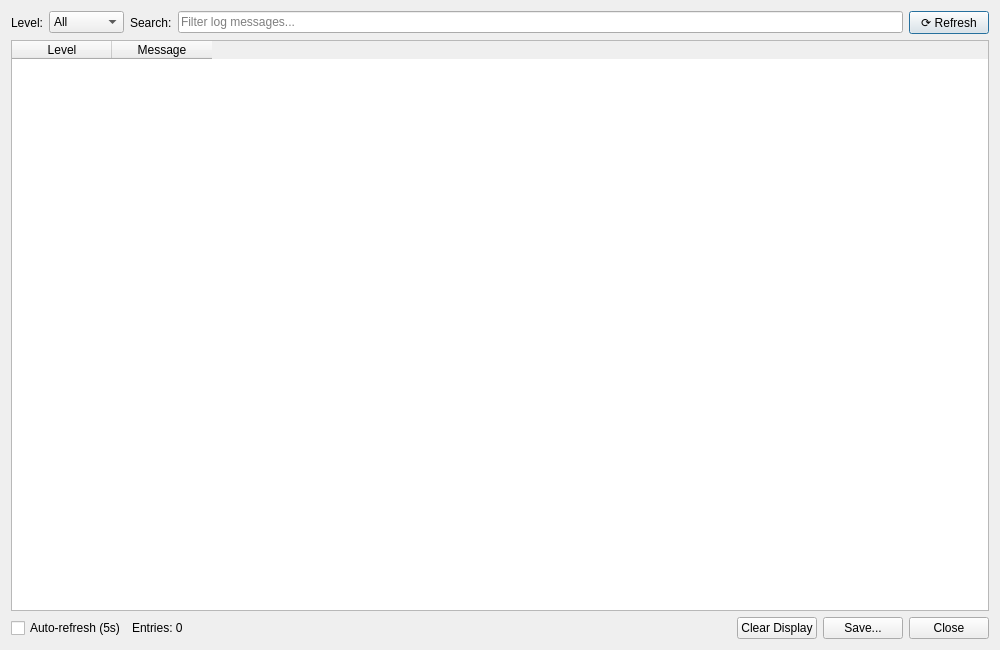
<?xml version="1.0" encoding="UTF-8"?>
<ui version="4.0">
 <class>CDlgLogViewer</class>
 <widget class="QDialog" name="CDlgLogViewer">
  <property name="geometry">
   <rect>
    <x>0</x>
    <y>0</y>
    <width>1000</width>
    <height>650</height>
   </rect>
  </property>
  <property name="windowTitle">
   <string>Application Log Viewer</string>
  </property>
  <layout class="QVBoxLayout" name="verticalLayout" stretch="0,1,0">
   <property name="spacing">
    <number>6</number>
   </property>
   <property name="contentsMargins">
    <number>8</number>
    <number>8</number>
    <number>8</number>
    <number>8</number>
   </property>

   <!-- Top filter bar -->
   <item>
    <layout class="QHBoxLayout" name="filterLayout">
     <item>
      <widget class="QLabel" name="labelLevel">
       <property name="text">
        <string>Level:</string>
       </property>
      </widget>
     </item>
     <item>
      <widget class="QComboBox" name="comboLevel">
       <item>
        <property name="text">
         <string>All</string>
        </property>
       </item>
       <item>
        <property name="text">
         <string>Trace</string>
        </property>
       </item>
       <item>
        <property name="text">
         <string>Debug</string>
        </property>
       </item>
       <item>
        <property name="text">
         <string>Info</string>
        </property>
       </item>
       <item>
        <property name="text">
         <string>Warning</string>
        </property>
       </item>
       <item>
        <property name="text">
         <string>Error</string>
        </property>
       </item>
       <item>
        <property name="text">
         <string>Critical</string>
        </property>
       </item>
      </widget>
     </item>
     <item>
      <widget class="QLabel" name="labelSearch">
       <property name="text">
        <string>Search:</string>
       </property>
      </widget>
     </item>
     <item>
      <widget class="QLineEdit" name="editSearch">
       <property name="placeholderText">
        <string>Filter log messages...</string>
       </property>
       <property name="clearButtonEnabled">
        <bool>true</bool>
       </property>
       <property name="sizePolicy">
        <sizepolicy hsizetype="Expanding" vsizetype="Fixed">
         <horstretch>1</horstretch>
         <verstretch>0</verstretch>
        </sizepolicy>
       </property>
      </widget>
     </item>
     <item>
      <widget class="QPushButton" name="btnRefresh">
       <property name="text">
        <string>⟳ Refresh</string>
       </property>
       <property name="toolTip">
        <string>Reload the log file</string>
       </property>
      </widget>
     </item>
    </layout>
   </item>

   <!-- Log table -->
   <item>
    <widget class="QTableWidget" name="tableLog">
     <property name="alternatingRowColors">
      <bool>false</bool>
     </property>
     <property name="selectionBehavior">
      <enum>QAbstractItemView::SelectRows</enum>
     </property>
     <property name="selectionMode">
      <enum>QAbstractItemView::ExtendedSelection</enum>
     </property>
     <property name="showGrid">
      <bool>true</bool>
     </property>
     <property name="editTriggers">
      <set>QAbstractItemView::NoEditTriggers</set>
     </property>
     <property name="wordWrap">
      <bool>true</bool>
     </property>
     <column>
      <property name="text">
       <string>Level</string>
      </property>
     </column>
     <column>
      <property name="text">
       <string>Message</string>
      </property>
     </column>
    </widget>
   </item>

   <!-- Bottom button bar -->
   <item>
    <layout class="QHBoxLayout" name="bottomLayout">
     <item>
      <widget class="QCheckBox" name="chkAutoRefresh">
       <property name="text">
        <string>Auto-refresh (5s)</string>
       </property>
       <property name="checked">
        <bool>false</bool>
       </property>
      </widget>
     </item>
     <item>
      <widget class="QLabel" name="labelEntries">
       <property name="text">
        <string>Entries: 0</string>
       </property>
      </widget>
     </item>
     <item>
      <spacer name="horizontalSpacer">
       <property name="orientation">
        <enum>Qt::Horizontal</enum>
       </property>
       <property name="sizeHint" stdset="0">
        <size>
         <width>40</width>
         <height>20</height>
        </size>
       </property>
      </spacer>
     </item>
     <item>
      <widget class="QPushButton" name="btnClear">
       <property name="text">
        <string>Clear Display</string>
       </property>
       <property name="toolTip">
        <string>Clear the displayed log (does not delete the log file)</string>
       </property>
      </widget>
     </item>
     <item>
      <widget class="QPushButton" name="btnSave">
       <property name="text">
        <string>Save...</string>
       </property>
       <property name="toolTip">
        <string>Save visible entries to a text file</string>
       </property>
      </widget>
     </item>
     <item>
      <widget class="QPushButton" name="btnClose">
       <property name="text">
        <string>Close</string>
       </property>
      </widget>
     </item>
    </layout>
   </item>

  </layout>
 </widget>
 <resources/>
 <connections>
  <connection>
   <sender>btnClose</sender>
   <signal>clicked()</signal>
   <receiver>CDlgLogViewer</receiver>
   <slot>accept()</slot>
   <hints>
    <hint type="sourcelabel">
     <x>899</x>
     <y>620</y>
    </hint>
    <hint type="destinationlabel">
     <x>500</x>
     <y>325</y>
    </hint>
   </hints>
  </connection>
 </connections>
</ui>
